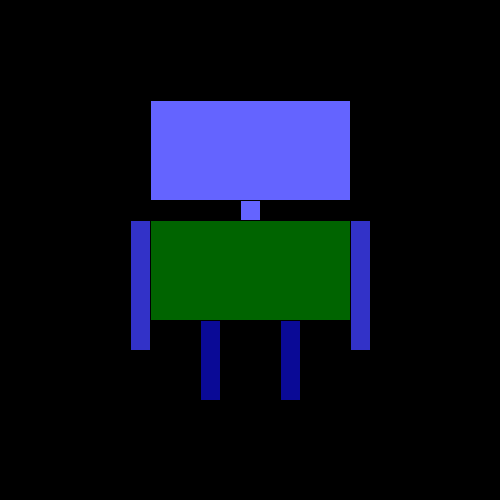
Frame 1 (no input)
Frame 60 (the mouse pressed at the canvas centre just before this capture): identical to frame 1, image omitted
Frame 120 (the mouse held since frame 60 and released just before this capture): identical to frame 1, image omitted

The Processing sketch that drew this single still picture (run headless with seeded random() and noise(); from frame 60 on, the mouse is pressed at the canvas centre):

// Processing sketch: Robot_07_Color
// ── Robot_07_Color.pde
/* 
*  Roboter 03
*  Einfache Variablen
*  HKB 16 Creative Coding, MF
*/ 


int dicke=200;
int mitteX;
int mitteY;
int armdicke=20;
int beindicke=20;


void setup(){
 size(500,500);
   mitteX=width/2;
   mitteY=height/2;  
}

void draw(){
background(0);
fill(100,100,255);
rect(mitteX-dicke/2, 100, dicke, 100); // head

//Body
strokeWeight(1);
rect(mitteX-10,200,20,20);
fill(0,100,0);
rect(mitteX-dicke/2, 220, dicke, 100); 

//Arms
fill(50,50,200);
rect(mitteX-dicke/2-armdicke, 220, armdicke, 130); // Left Arm
rect(mitteX+dicke/2, 220, armdicke, 130); // Right Arm

//Legs
fill(10,10,150);
rect(mitteX-30-beindicke, 320, beindicke, 80); // Left Leg
rect(mitteX+30, 320, beindicke, 80); // Right Leg


}
